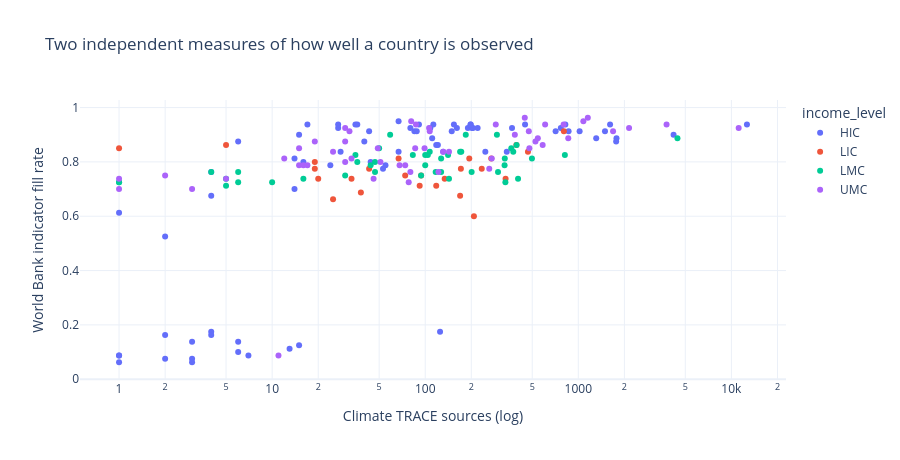

The notebook cell this image was saved under:
### Markdown cell above
**Caveat that belongs on the chart, not in a footnote.** This is not a
national emissions inventory. It is the sum of the largest sources per sector
that survived a pagination cap. Countries with many mid-sized emitters are
understated relative to countries with a few huge ones.

A responsible version of this map would either fix the sampling or label the
axis honestly. We are doing the second.

### Code cell
# Do asset counts track the sovereign panel's own coverage?
panel = ed.load_worldbank_panel()
ind = ed.indicator_columns(panel)
latest = panel[panel["year"] == 2020].copy()
latest["wb_fill"] = latest[ind].notna().mean(axis=1)

j = rollup.merge(latest[["iso3", "wb_fill"]], on="iso3", how="inner")

fig = px.scatter(j, x="n_sources", y="wb_fill", color="income_level",
                 hover_name="country", log_x=True,
                 labels={"n_sources": "Climate TRACE sources (log)",
                         "wb_fill": "World Bank indicator fill rate"},
                 title="Two independent measures of how well a country is observed")
fig.update_layout(height=460)
fig.show()

print("Spearman correlation between the two coverage measures: "
      f"{j['n_sources'].corr(j['wb_fill'], method='spearman'):.2f}")

### Figure 1 — Plotly figure (JSON) as saved in the notebook; plotly's stock layout.template omitted (floating-point values rounded to 4 significant figures)
{"data": [{"hovertemplate": "<b>%{hovertext}</b><br><br>income_level=HIC<br>Climate TRACE sources (log)=%{x}<br>World Bank indicator fill rate=%{y}<extra></extra>", "hovertext": ["Aruba", "Andorra", "United Arab Emirates", "Antigua and Barbuda", "Australia", "Austria", "Belgium", "Bulgaria", "Bahrain", "Bahamas, The", "Bermuda", "Barbados", "Brunei Darussalam", "Canada", "Switzerland", "Chile", "Costa Rica", "Curacao", "Cayman Islands", "Cyprus", "Czechia", "Germany", "Denmark", "Spain", "Estonia", "Finland", "France", "Faroe Islands", "United Kingdom", "Gibraltar", "Greece", "Greenland", "Guam", "Guyana", "Croatia", "Hungary", "Isle of Man", "Ireland", "Iceland", "Israel", "Italy", "Japan", "Korea, Rep.", "Kuwait", "Lithuania", "Luxembourg", "Latvia", "Malta", "Northern Mariana Islands", "New Caledonia", "Netherlands", "Norway", "New Zealand", "Oman", "Panama", "Poland", "Puerto Rico", "Portugal", "French Polynesia", "Qatar", "Romania", "Russian Federation", "Saudi Arabia", "Singapore", "Slovak Republic", "Slovenia", "Sweden", "Sint Maarten (Dutch part)", "Seychelles", "Turks and Caicos Islands", "Trinidad and Tobago", "Uruguay", "United States", "Virgin Islands (U.S.)"], "legendgroup": "HIC", "marker": {"color": "#636efa", "symbol": "circle"}, "mode": "markers", "name": "HIC", "orientation": "v", "showlegend": true, "type": "scatter", "x": [4, 2, 121, 1, 1776, 190, 202, 85, 24, 14, 3, 4, 16, 1494, 88, 449, 67, 7, 2, 27, 220, 1613, 91, 823, 17, 198, 1020, 1, 1309, 3, 149, 4, 15, 53, 43, 118, 1, 154, 14, 108, 864, 1767, 711, 44, 36, 15, 35, 6, 3, 13, 369, 113, 247, 131, 67, 769, 125, 205, 6, 55, 161, 4192, 341, 40, 80, 27, 198, 2, 4, 1, 28, 111, 12638, 6], "xaxis": "x", "y": [0.175, 0.525, 0.8625, 0.6125, 0.8875, 0.925, 0.925, 0.9125, 0.7875, 0.7, 0.1375, 0.7625, 0.8, 0.9125, 0.9125, 0.9375, 0.95, 0.0875, 0.1625, 0.925, 0.925, 0.9375, 0.9375, 0.9375, 0.9375, 0.9375, 0.9125, 0.0875, 0.8875, 0.075, 0.9125, 0.1625, 0.125, 0.775, 0.9125, 0.8625, 0.0625, 0.9375, 0.8125, 0.925, 0.9125, 0.875, 0.9125, 0.8, 0.9375, 0.9, 0.9375, 0.875, 0.0625, 0.1125, 0.925, 0.9375, 0.8375, 0.8375, 0.8375, 0.925, 0.175, 0.925, 0.1, 0.7875, 0.925, 0.9, 0.8375, 0.875, 0.925, 0.9375, 0.9375, 0.075, 0.675, 0.0875, 0.8375, 0.8875, 0.9375, 0.1375], "yaxis": "y"}, {"hovertemplate": "<b>%{hovertext}</b><br><br>income_level=LIC<br>Climate TRACE sources (log)=%{x}<br>World Bank indicator fill rate=%{y}<extra></extra>", "hovertext": ["Afghanistan", "Burundi", "Burkina Faso", "Central African Republic", "Congo, Dem. Rep.", "Eritrea", "Ethiopia", "Gambia, The", "Guinea-Bissau", "Liberia", "Madagascar", "Mali", "Mozambique", "Malawi", "Niger", "Korea, Dem. People's Rep.", "Rwanda", "Sudan", "Sierra Leone", "Somalia", "South Sudan", "Syrian Arab Republic", "Chad", "Uganda", "Yemen, Rep."], "legendgroup": "LIC", "marker": {"color": "#EF553B", "symbol": "circle"}, "mode": "markers", "name": "LIC", "orientation": "v", "showlegend": true, "type": "scatter", "x": [33, 1, 67, 118, 805, 25, 469, 5, 20, 94, 194, 134, 394, 19, 171, 169, 19, 335, 43, 92, 208, 74, 234, 270, 38], "xaxis": "x", "y": [0.7375, 0.85, 0.8125, 0.7125, 0.9125, 0.6625, 0.8375, 0.8625, 0.7375, 0.75, 0.8125, 0.7375, 0.8625, 0.775, 0.775, 0.675, 0.8, 0.7375, 0.775, 0.7125, 0.6, 0.75, 0.775, 0.8125, 0.6875], "yaxis": "y"}, {"hovertemplate": "<b>%{hovertext}</b><br><br>income_level=LMC<br>Climate TRACE sources (log)=%{x}<br>World Bank indicator fill rate=%{y}<extra></extra>", "hovertext": ["Angola", "Benin", "Bangladesh", "Bolivia", "Bhutan", "Cote d'Ivoire", "Cameroon", "Congo, Rep.", "Djibouti", "Egypt, Arab Rep.", "Ghana", "Guinea", "Honduras", "Haiti", "India", "Kenya", "Kyrgyz Republic", "Cambodia", "Lao PDR", "Lebanon", "Lesotho", "Morocco", "Myanmar", "Mauritania", "Namibia", "Nigeria", "Nicaragua", "Nepal", "Pakistan", "Papua New Guinea", "Senegal", "Solomon Islands", "Sao Tome and Principe", "Eswatini", "Togo", "Tajikistan", "Timor-Leste", "Tunisia", "Tanzania", "Uzbekistan", "Venezuela, RB", "Vanuatu", "Zambia", "Zimbabwe"], "legendgroup": "LMC", "marker": {"color": "#00cc96", "symbol": "circle"}, "mode": "markers", "name": "LMC", "orientation": "v", "showlegend": true, "type": "scatter", "x": [404, 50, 365, 294, 6, 107, 201, 117, 5, 498, 104, 143, 47, 6, 4444, 184, 59, 172, 141, 36, 16, 169, 331, 30, 127, 817, 47, 100, 330, 94, 100, 1, 10, 4, 35, 44, 5, 83, 395, 376, 334, 1, 299, 127], "xaxis": "x", "y": [0.7375, 0.85, 0.85, 0.9, 0.7625, 0.8375, 0.7625, 0.7625, 0.7125, 0.8125, 0.825, 0.7375, 0.8, 0.725, 0.8875, 0.9, 0.9, 0.8375, 0.825, 0.8, 0.7375, 0.8375, 0.8125, 0.75, 0.7625, 0.825, 0.7625, 0.7875, 0.7875, 0.75, 0.825, 0.725, 0.725, 0.7625, 0.825, 0.7875, 0.7375, 0.825, 0.8625, 0.8375, 0.725, 0.725, 0.7625, 0.8125], "yaxis": "y"}, {"hovertemplate": "<b>%{hovertext}</b><br><br>income_level=UMC<br>Climate TRACE sources (log)=%{x}<br>World Bank indicator fill rate=%{y}<extra></extra>", "hovertext": ["Albania", "Argentina", "Armenia", "Azerbaijan", "Bosnia and Herzegovina", "Belarus", "Belize", "Brazil", "Botswana", "China", "Colombia", "Cabo Verde", "Cuba", "Dominican Republic", "Algeria", "Ecuador", "Fiji", "Gabon", "Georgia", "Equatorial Guinea", "Guatemala", "Indonesia", "Iran, Islamic Rep.", "Iraq", "Jamaica", "Jordan", "Kazakhstan", "Libya", "St. Lucia", "Sri Lanka", "Moldova", "Maldives", "Mexico", "North Macedonia", "Montenegro", "Mongolia", "Mauritius", "Malaysia", "Peru", "Philippines", "Paraguay", "El Salvador", "Serbia", "Suriname", "Thailand", "Turkmenistan", "Tonga", "Turkiye", "Ukraine", "Viet Nam", "Samoa", "Kosovo", "South Africa"], "legendgroup": "UMC", "marker": {"color": "#ab63fa", "symbol": "circle"}, "mode": "markers", "name": "UMC", "orientation": "v", "showlegend": true, "type": "scatter", "x": [30, 1079, 30, 131, 68, 106, 15, 3772, 74, 11157, 607, 5, 51, 81, 272, 289, 16, 80, 87, 46, 86, 2146, 860, 262, 33, 49, 475, 78, 2, 25, 32, 3, 1154, 15, 12, 143, 17, 479, 447, 525, 107, 19, 99, 30, 802, 122, 1, 1687, 385, 544, 1, 11, 585], "xaxis": "x", "y": [0.875, 0.95, 0.925, 0.8375, 0.7875, 0.925, 0.7875, 0.9375, 0.7875, 0.925, 0.9375, 0.7375, 0.8, 0.95, 0.8125, 0.9375, 0.7875, 0.7625, 0.9375, 0.7375, 0.85, 0.925, 0.8875, 0.775, 0.8125, 0.85, 0.9125, 0.725, 0.75, 0.8375, 0.9125, 0.7, 0.9625, 0.85, 0.8125, 0.8375, 0.7875, 0.85, 0.9625, 0.875, 0.9125, 0.875, 0.85, 0.8, 0.9375, 0.7625, 0.7, 0.9125, 0.9, 0.8875, 0.7375, 0.0875, 0.8625], "yaxis": "y"}], "layout": {"height": 460, "legend": {"title": {"text": "income_level"}, "tracegroupgap": 0}, "title": {"text": "Two independent measures of how well a country is observed"}, "xaxis": {"anchor": "y", "domain": [0, 1], "title": {"text": "Climate TRACE sources (log)"}, "type": "log"}, "yaxis": {"anchor": "x", "domain": [0, 1], "title": {"text": "World Bank indicator fill rate"}}}}
